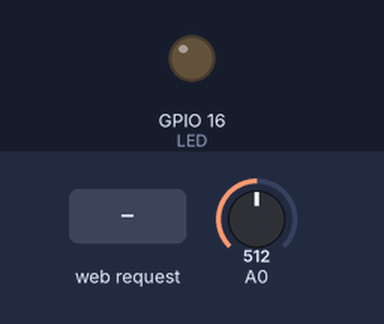
Bench run of a sketch on a simulated ESP8266 (NodeMCU). Shown: output pins drawn as LEDs (lit = HIGH). Inputs (shaded band) come from the test bench; at power-on: A0 = 512. WiFi joins after 1.5 s; servers stay silent unless stated; what the sketch prints to the serial monitor is not drawn.

Above: at 2.7 s.
2.8 s: HTTP request GET /socket1On received
At 3.1 s:
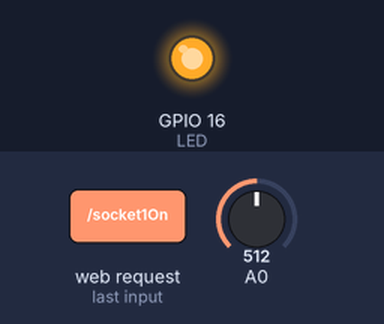
4.3 s: HTTP request GET /socket1Off received
At 5.5 s:
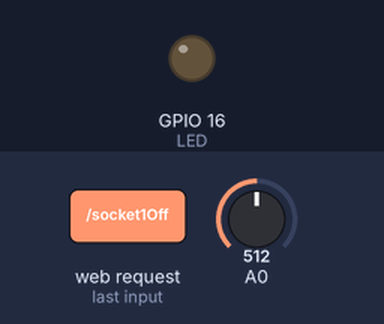
Timing chart, 0 to 7.3 s (numbered marks = the images above; inputs shaded):
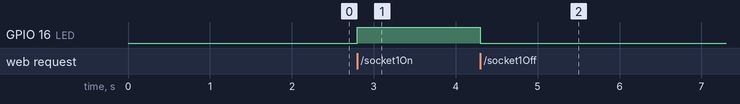

The sketch:

AJAX.ino
```cpp
#include <ESP8266WebServer.h>
#include <ESP8266WiFi.h>
#include <WiFiClient.h>
#include <ESP8266mDNS.h>

MDNSResponder mdns;

//---------------------------------------------------------------
ESP8266WebServer server(80);


//-------------------VARIABLES GLOBALES--------------------------
int contconexion = 0;

int LED = 16;
const char *ssid = "********";
const char *password = "***********";

String XML, xmlTemperatura;

unsigned long previousMillis = 0;

//--------CODIGO HTML y JavaScript-------------
String webSite = "<!DOCTYPE html>"
"<html>"
"<head>"
"<meta charset='utf-8' />"
"<title>Web Server</title>"
"<link rel=\"icon\" href=\"imagenes/favicon.ico\">"
"<script type='text/javascript'>"
"function loadDoc(){"
"  var xhttp = new XMLHttpRequest();"
"  xhttp.onreadystatechange = function() {"
"    if (this.readyState == 4 && this.status == 200) {"
"      myFunction(this);"
"    }"
"  };"
"  xhttp.open('GET','xml',true);"
"  xhttp.send();"
"  setTimeout('loadDoc()',500);"
"}"
"function myFunction(xml){"
"  var i;"
"  var xmlDoc = xml.responseXML;"
"  var dato ='';"
"  dato = xmlDoc.getElementsByTagName('TEMPERATURA')[0].childNodes[0].nodeValue;"
"  document.getElementById('temperatura').innerHTML = dato;"
"}"
"</script>"
"<style>"
"  button{"
"   background:#161F27;"
"   color:#fff;"
"   font-size:1.25em;"
"   margin:20px"
"   padding:10px 0px;"
"   text-align:center;"
"   width:150;"
"   high:100;"
"}"
"  h1,a,p{"
"   color:#ffffff;"
"}"
"  body{"
"   background-color:#0066aa;"
"}"
"  #temperatura{"
"   font-weight:bolder;"
"}"
"</style>"
"</head>"
"<body onload='loadDoc()'>"
"<h1>Pagina Web ESP8266</h1>"
"<a>TEMPERATURA = </a>"
"<a id='temperatura'></a>"
"<a><strong>&degC</strong></a>"
"<p><strong>LED</strong> = <a href=\"socket1On\"><button>ON</button></a>&nbsp;<a href=\"socket1Off\"><button>OFF</button></a></p>"
"</body>"
"</html>";

void construirXML(){
  XML="";
  XML+="<TEMPERATURA>";
  XML+=xmlTemperatura;
  XML+="</TEMPERATURA>";
}

void handleWebsite(){
  server.send(200,"text/html",webSite);
}

void handleXML(){

  construirXML();
  server.send(200,"text/xml",XML);
}


//---------------------------SETUP-------------------------------
void setup() {

  // Inicia Serial
  Serial.begin(9600);
  Serial.println("");

  pinMode(LED,OUTPUT);

  // Conexión WIFI
  Serial.print("Conectando con ");
  Serial.println(ssid);
  WiFi.begin(ssid, password);
  while (WiFi.status() != WL_CONNECTED){
    delay(500);
    Serial.print(".");
  }
  Serial.println("");
  Serial.print("Connected to ");
  Serial.println(ssid);
  Serial.print("IP address: ");
  Serial.println(WiFi.localIP());

  if (mdns.begin("esp8266", WiFi.localIP())) {
    Serial.println("MDNS responder started");
  }

  server.on("/",handleWebsite);
  server.on("/xml",handleXML);

  server.on("/", [](){
    server.send(200, "text/html", webSite);
  });
  server.on("/socket1On", [](){
    server.send(200, "text/html", webSite);
    digitalWrite(LED, HIGH);
    delay(1000);
  });
  server.on("/socket1Off", [](){
    server.send(200, "text/html", webSite);
    digitalWrite(LED, LOW);
    delay(1000);
  });
  server.begin();

}

//--------------------------LOOP--------------------------------
void loop() {

  unsigned long currentMillis = millis();

  if (currentMillis - previousMillis >= 1000) { //envia la temperatura cada 1 segundos
    previousMillis = currentMillis;
    int analog = analogRead(17);
    float temp = analog*0.322265625;
    xmlTemperatura = String(temp, 1); //1 decimal
  }

  server.handleClient();
}
```

Measured:
- after the input at 2.8 s, GPIO 16 (LED): LOW → HIGH at once
- after the input at 4.3 s, GPIO 16 (LED): HIGH → LOW at once
